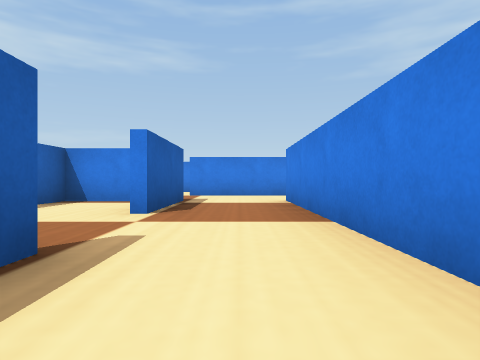
[1] (above)

19 first-person views from a walk through a Webots world. The camera is 0.04 m above the floor, looks level and sees 75° across. The floor is counted in squares, 0.1 m on a side. Each view is taken from the middle of a square. On the plan, view 1 faces up. The plan holds only what a view shows up to about 9 squares ahead; the rest is blank. Robots are left out. Webots' stock objects and surfaces are drawn as simple stand-ins.

[2]
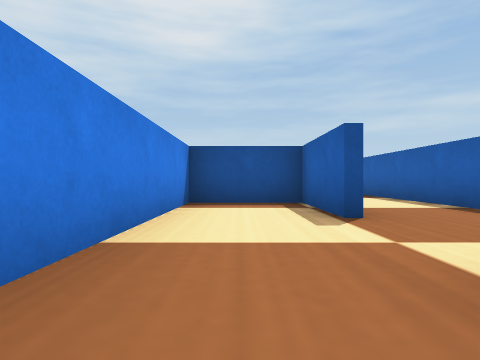

[3]
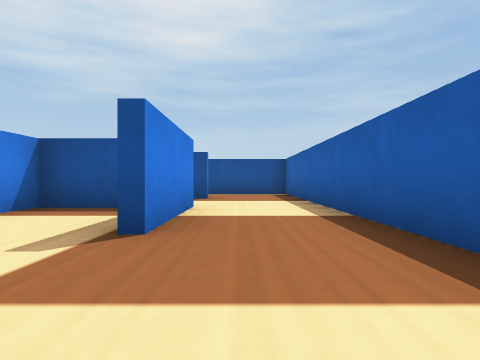

[4]
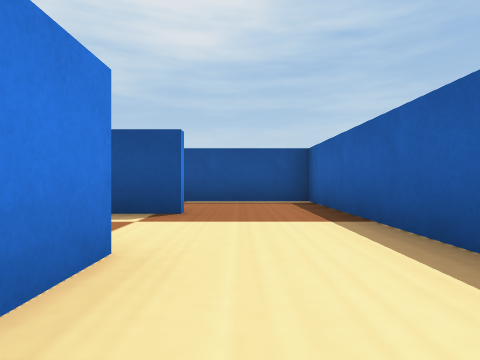

[5]
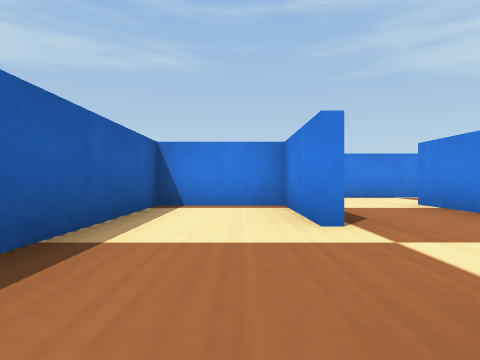

[6]
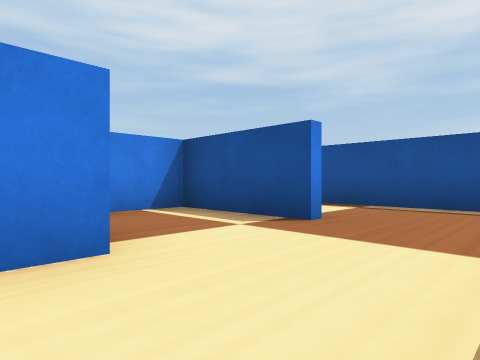

[7]
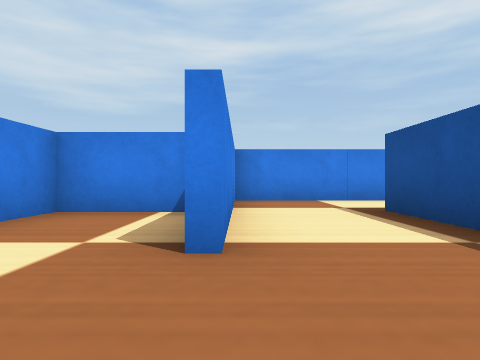

[8]
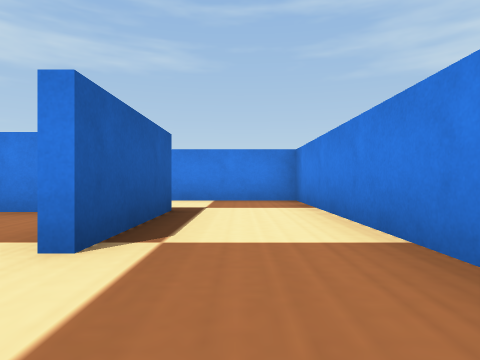

[9]
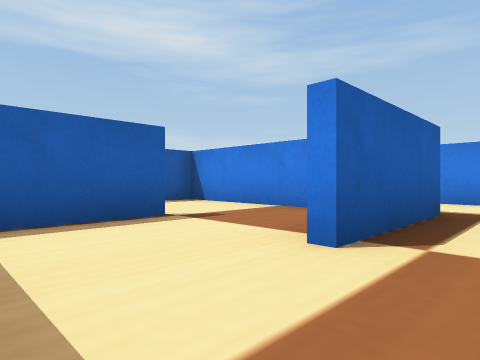

[10]
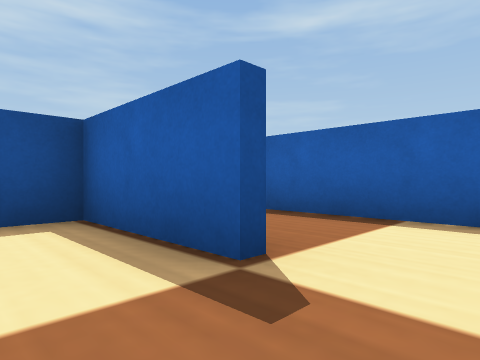

[11]
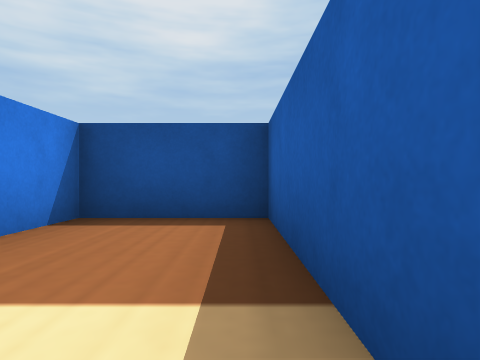

[12]
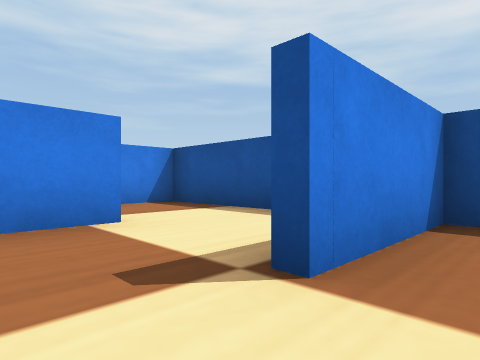

[13]
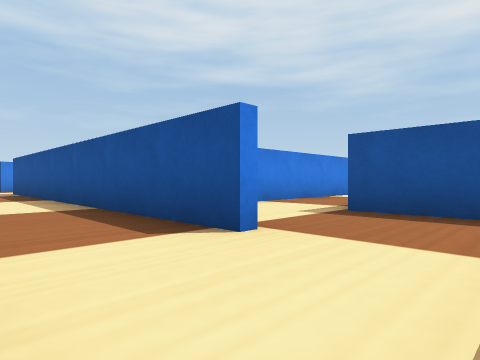

[14]
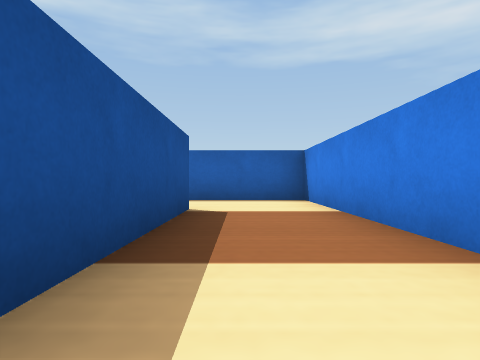

[15]
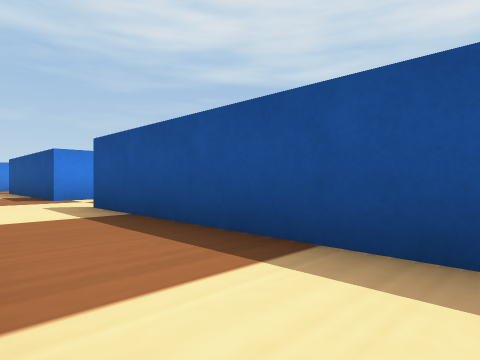

[16]
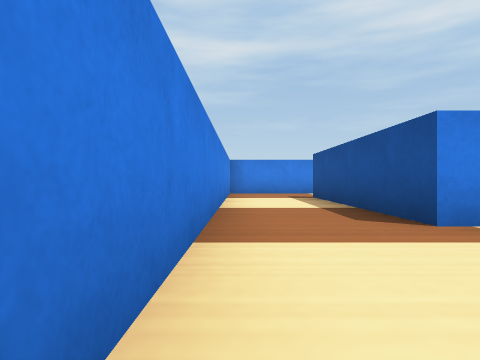

[17]
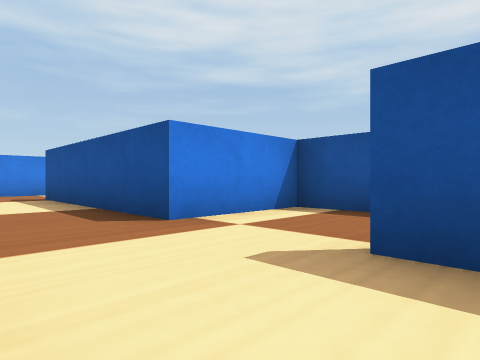

[18]
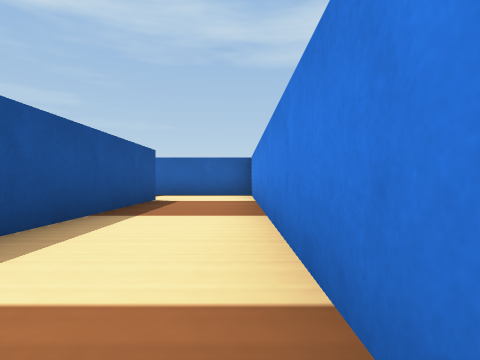

[19]
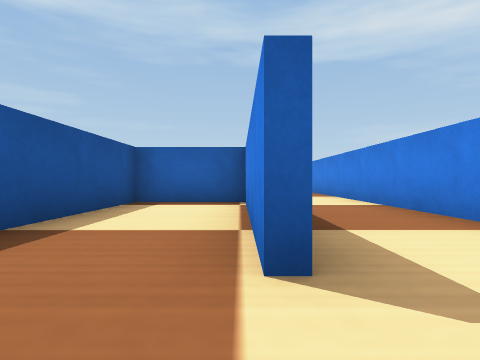

### Floor plan
Points are (right, up) in squares from view 1. A wall is a line through its corners. A room is listed if a view was taken in it or the views show most of it. See-through windows are left out.
Room 1 (views 1, 2)
walls: (0.9, 4.4) (0.9, 5.6); (-1.1, 1.5) (-1.1, -0.4); (-1.1, 5.4) (-1.1, 4.4); (-0.5, -0.5) (0.5, -0.5); (0.9, -0.5) (0.9, 3.6)
ways out: opening at (-1, 3) to room 2; opening at (0, 5) to room 4
objects: blue post (-1, 2); blue post (-1, 4)
Room 2 (views 3, 4, 5, 6, 7)
walls: (-1.3, -0.5) (-1.3, 1.5); (0.5, -0.7) (-0.1, -0.7); (-0.6, -2.7) (0.5, -2.7); (0.9, -2.5) (0.9, -1.5); (-1.3, 4.4) (-1.3, 5.4); (-3.4, -4.9) (-1.5, -4.9); (-1.5, 5.9) (-3.3, 5.9) (-3.3, -5.1)
ways out: opening at (-1, 3) to room 1; opening at (0, -4) to room 6
objects: blue post (-1, -3); blue post (-1, -1)
Room 3 (views 8, 9, 10, 11, 12)
walls: (-1.1, -7.4) (-1.1, -9.3) (3.1, -9.3) (3.1, -8.2); (-1.4, -5.1) (-3.4, -5.1); (-3.3, -5.1) (-3.3, -9.3) (-1.3, -9.3) (-1.3, -7.4)
objects: blue post (-1, -7); blue post (-1, -5); blue post (1, -7)
Room 4 (view 13)
walls: (-0.6, 8.3) (1.6, 8.3); (-2.5, 6.1) (-1.5, 6.1); (0.4, 10.3) (-3.3, 10.3) (-3.3, 7.8); (2.1, 8.1) (-0.5, 8.1)
ways out: opening at (0, 5) to room 1; opening at (1.5, 9.5) to room 5
objects: blue post (-1, 6); blue post (-1, 8); blue post (1, 6); blue post (1, 8)
Room 5 (views 14, 15, 16, 17, 18, 19)
walls: (7.5, 8.1) (5.9, 8.1); (3.4, 8.3) (7.5, 8.3); (3.3, 7.5) (3.3, 6.5); (3.6, 6.1) (6.6, 6.1); (9.6, 10.3) (0.4, 10.3); (8.5, 6.1) (9.5, 6.1); (1.6, 8.3) (2.6, 8.3); (9.7, 6.5) (9.7, 7.6)
ways out: opening at (1.5, 9.5) to room 4; opening at (10.5, 9.5)
objects: blue post (3, 8); blue post (5, 8); blue post (8, 8); blue post (10, 8)
Room 6 (no view inside)
walls: (-0.6, -4.9) (0.5, -4.9); (2.5, -2.9) (-0.6, -2.9); (3.1, -4.4) (3.1, -3.4)
ways out: opening at (0, -4) to room 2
objects: blue post (1, -5); blue post (1, -3)

Where each view was taken, in squares from view 1:
view 1: 0 up, 0 right, facing up
view 2: 5 up, 0 right, facing down
view 3: 4 up, 2 left, facing down
view 4: 1 up, 2 left, facing down
view 5: 1 up, 2 left, facing up
view 6: 0 up, 3 left, facing down-right
view 7: 3 down, 3 left, facing right
view 8: 9 down, 2 right, facing up
view 9: 9 down, 2 right, facing up-left
view 10: 6 down, 0 right, facing down-left
view 11: 6 down, 3 left, facing down
view 12: 6 down, 2 left, facing down-right
view 13: 10 up, 3 left, facing down-right
view 14: 9 up, 3 right, facing left
view 15: 10 up, 3 right, facing down-right
view 16: 10 up, 7 right, facing right
view 17: 10 up, 7 right, facing down-right
view 18: 10 up, 5 right, facing left
view 19: 8 up, 9 right, facing left
